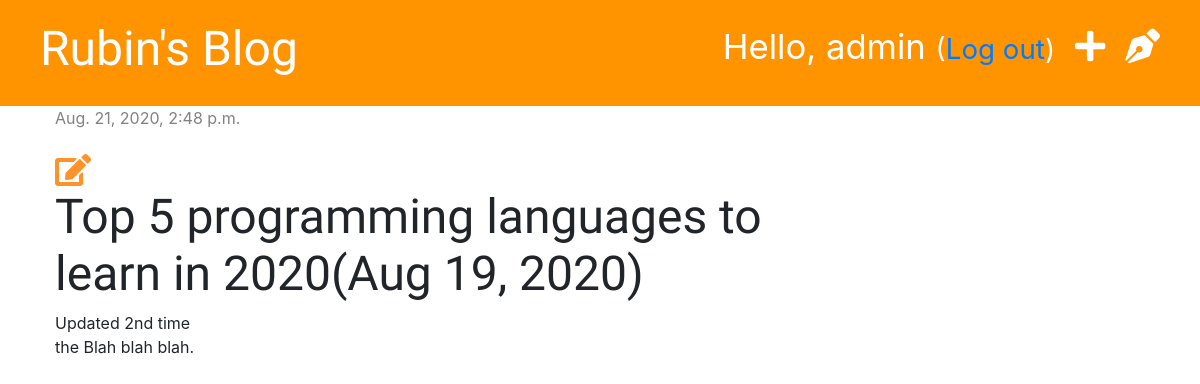
Page /post/2/ (signed in) on the committed database.
### blog/models.py (models this page shows, shortened)
class Post(models.Model):
    author = models.ForeignKey('auth.User', on_delete=models.CASCADE)
    title = models.CharField(max_length=200)
    text = models.TextField()
    created_date = models.DateTimeField(default=timezone.now)
    published_date = models.DateTimeField(blank=True, null=True)

### blog/views.py (the view)
# urls.py: path('post/<int:pk>/', views.post_detail, name='post_detail'),
def post_detail(request, pk):
    post = get_object_or_404(Post, pk=pk)
    stuff_for_frontend = {'post': post}
    return render(request, 'blog/post_detail.html', stuff_for_frontend)

### blog/templates/blog/post_detail.html (shortened to what this page needs)
{% extends 'blog/base.html' %}
{% block content %}
<div class="post">
    {% if post.published_date %}
        <div class="date">
            {{ post.published_date }}
        </div>
    {% else %}
        <a href="{% url 'post_publish' pk=post.pk %}" class="btn btn-primary">Publish</a>
    {% endif %}
    <br>
    {% if user.is_authenticated%}
    <a href="{% url 'post_edit' pk=post.pk %}"><i class="fas fa-edit fa-2x" style="color: #ff922b;"></i></a>
    {% endif %}
    <h1>{{ post.title }}</h1>
    <p>{{ post.text|linebreaksbr }}</p>
</div>
{% endblock %}

### blog/templates/blog/base.html (shortened to what this page needs)
{% load static %}
<!DOCTYPE html>
<html lang="en">
<head>
    <link rel="stylesheet" href="https://stackpath.bootstrapcdn.com/bootstrap/4.5.2/css/bootstrap.min.css">
    <link rel="stylesheet" href="https://cdnjs.cloudflare.com/ajax/libs/font-awesome/5.14.0/css/all.min.css" />
    <link rel="stylesheet" href="{% static 'css/blog.css' %}">
</head>
<body>
<div class="page-header">
    {% if user.is_authenticated%}
        <a href="{% url 'post_draft_list' %}" class="top-menu"><i class="fas fa-pen-nib"></i></a>
        <a href="{% url 'post_new' %}" class="top-menu"><i class="fas fa-plus"></i></a>
        <p class="top-menu">Hello, {{ user.username }} <small>(<a href="{% url 'logout' %}">Log out</a>)</small> </p>
    {% else %}
        <a href="{% url 'login' %}" class="top-menu"><i class="fas fa-sign-in-alt fa-2x"></i></a>
    {% endif %}
    <h1><a href="{% url 'post_list' %}">Rubin's Blog</a></h1>
</div>
<div class="content container">
    <div class="row">
        <div class="col-md-8">
            {% block content %}
            {% endblock %}
        </div>
    </div>
</div>
</body>
</html>

### blog/static/css/blog.css (style rules this page uses)
.page-header { background-color: #ff9400; margin-top: 0; padding: 20px 20px 20px 40px; }
.page-header h1, .page-header h1 a { color: #ffffff; font-size: 36pt; text-decoration: none; }
.content { margin-left: 40px; }
h1, h2, h3, h4 { font-family: 'Tangerine','Inconsolata', 'Droid Sans', serif; font-size: 48px; }
.date { color: #828282; }
.post { margin-bottom: 70px; }
.top-menu { color: white; float: right; font-size: 26pt; margin-right: 20px; }

### rows in the picture
Post: published_date "Aug. 21, 2020, 2:48 p.m.", title "Top 5 programming languages to learn in 2020(Aug 19, 2020)", text "Updated 2nd time the Blah blah blah."

### other values in the picture
{{ user.username }} "admin"
